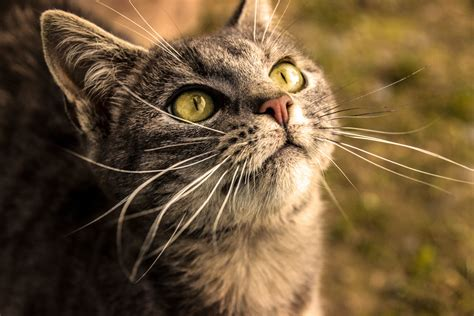
#> input picture cat2.jpeg, 474 x 316 px
$ python trans.py
#> lines starting #> are read from the running program, lines starting #| are printed output that depends on the picture
import cv2 as cv
import numpy as np

img = cv.imread('cat2.jpeg')
#> img is the input picture: shape (316, 474, 3); mean B, G, R 55.8, 87.1, 110.9
cv.imshow('orininal',img)

#traslation
def traslate (img, x ,y ):
#> called with x = 100, y = 100
    trasnMat = np.float32([[1,0,x],[0,1,y]])
    dimensions = (img.shape[1], img.shape[0])
#> dimensions = (474, 316)
    return cv.warpAffine(img, trasnMat, dimensions)
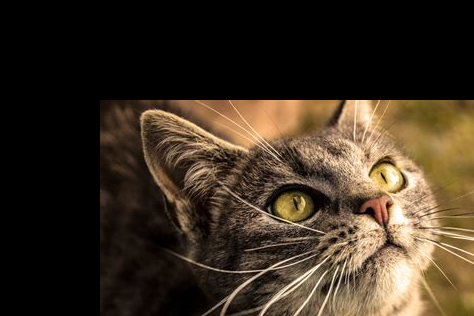
#> returned value: shape (316, 474, 3); mean of channels 0, 1, 2 34.4, 49.1, 61.5; drawn as B, G, R

traslated = traslate(img,100, 100)
cv.imshow('tras', traslated)


#rotation
def rotate(img, angle, rotPoint=None):
#> called with angle = -180
    (height, width)= img.shape[:2]
#> height = 316; width = 474
    if rotPoint is None:
        rotPoint = (width//2, height//2)
#> rotPoint = (237, 158)

    rotMat = cv.getRotationMatrix2D(rotPoint, angle, 1.0)
    dimensions = (width, height)
#> dimensions = (474, 316)

    return cv.warpAffine(img,rotMat,dimensions)
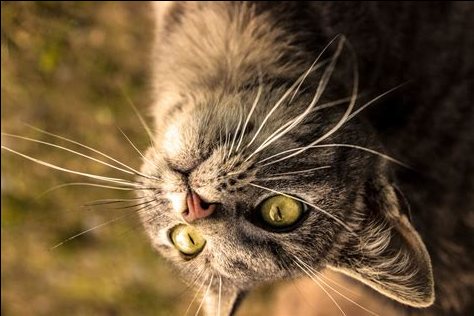
#> returned value: shape (316, 474, 3); mean of channels 0, 1, 2 55.6, 86.7, 110.4; drawn as B, G, R

rot = rotate(img,-180)
cv.imshow('rot', rot)


#Resize
ressized = cv.resize(img, (500,500), interpolation=cv.INTER_CUBIC)
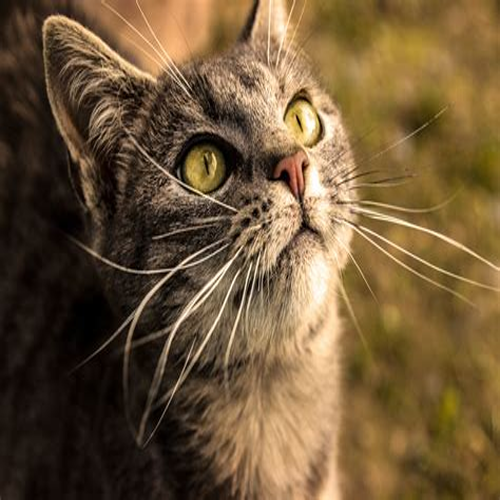
#> ressized: shape (500, 500, 3); mean B, G, R 55.8, 87.1, 110.9
cv.imshow('resized', ressized )

#flipping
flip = cv.flip(img, -1)
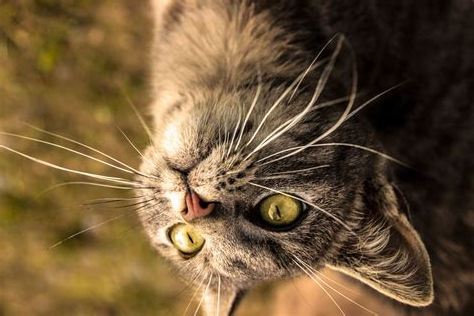
#> flip: shape (316, 474, 3); mean B, G, R 55.8, 87.1, 110.9
cv.imshow('flip', flip)


cv.waitKey(0)

$ run again, with a1.jpeg copied over cat2.jpeg
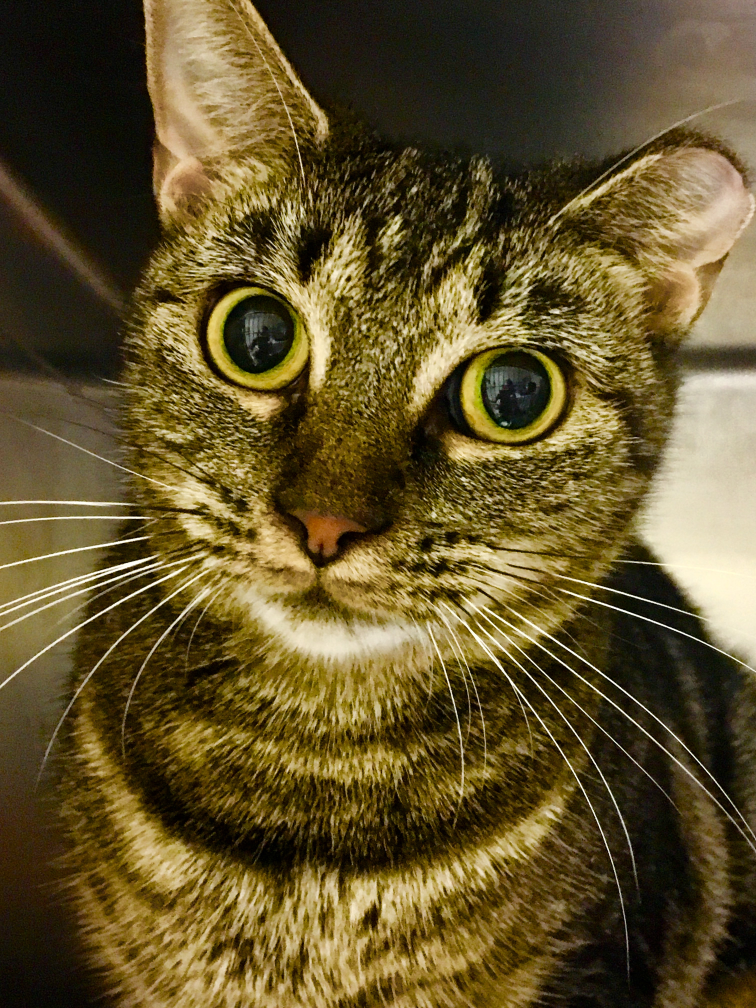
#> input picture a1.jpeg, 3024 x 4032 px (shown at 1/4 size)
#> img is the input picture: shape (4032, 3024, 3); mean B, G, R 43.1, 83.7, 98.9
#> in rotate, `return cv.warpAffine(img,rotMat,dimensions)`:
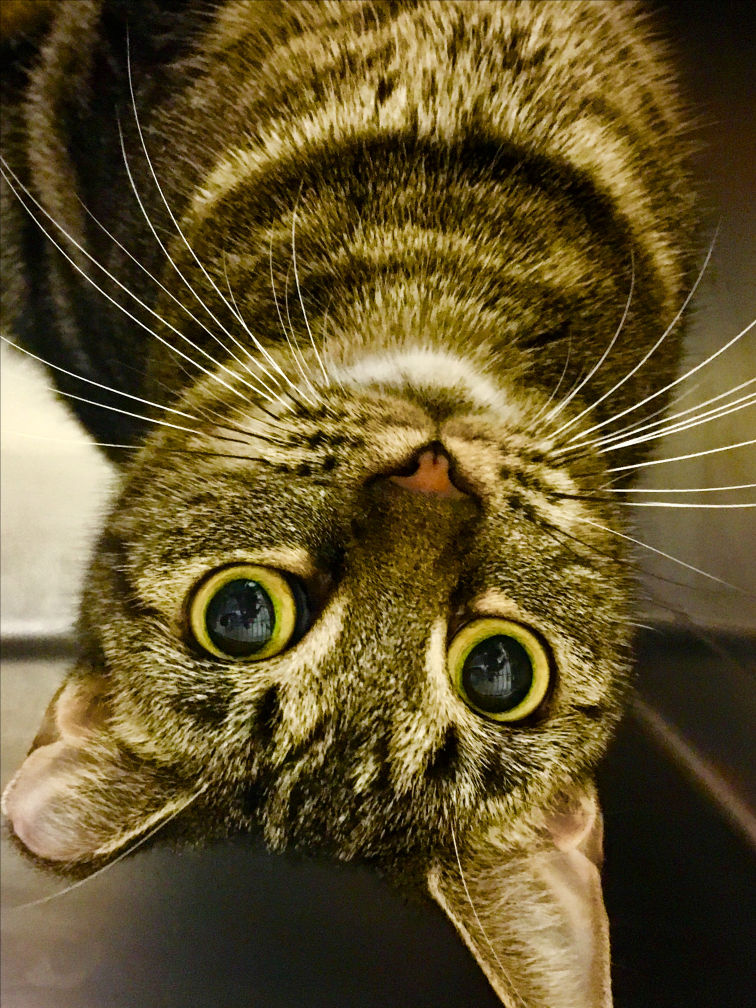
#> returned value: shape (4032, 3024, 3) (shown at 1/4 size); mean of channels 0, 1, 2 43.1, 83.7, 98.9; drawn as B, G, R
#> `ressized = cv.resize(img, (500,500), interpolation=cv.INTER_CUBIC)`:
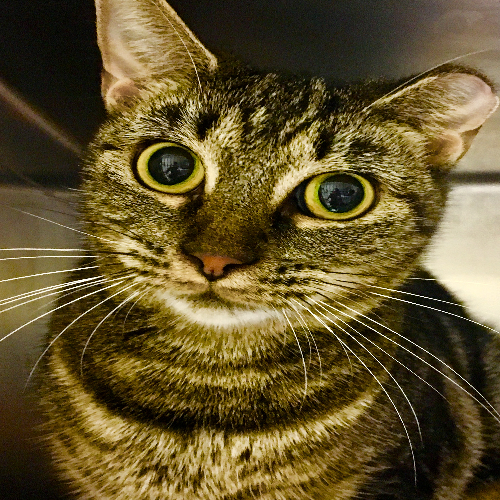
#> ressized: shape (500, 500, 3); mean B, G, R 43.1, 83.7, 99

$ run again, with cat.jpeg copied over cat2.jpeg
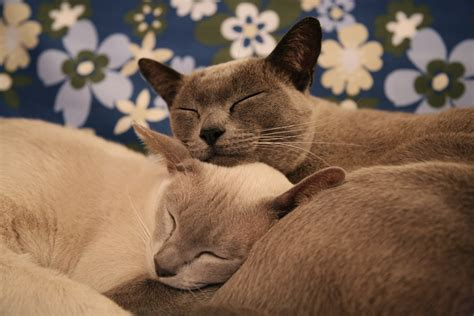
#> input picture cat.jpeg, 474 x 316 px
#> img is the input picture: shape (316, 474, 3); mean B, G, R 82.8, 102.7, 128.2
#> `ressized = cv.resize(img, (500,500), interpolation=cv.INTER_CUBIC)`:
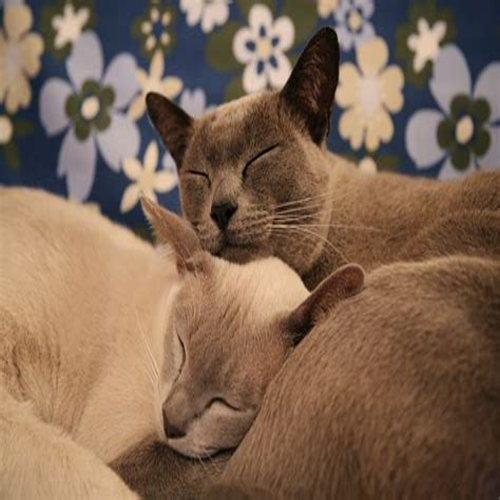
#> ressized: shape (500, 500, 3); mean B, G, R 82.8, 102.7, 128.2
#> `flip = cv.flip(img, -1)`:
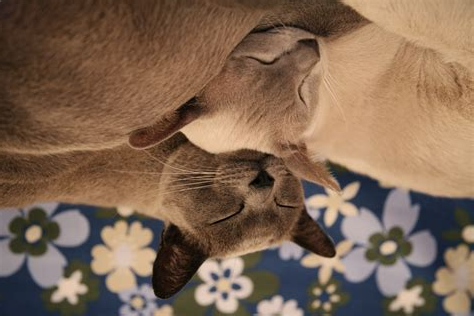
#> flip: shape (316, 474, 3); mean B, G, R 82.8, 102.7, 128.2
